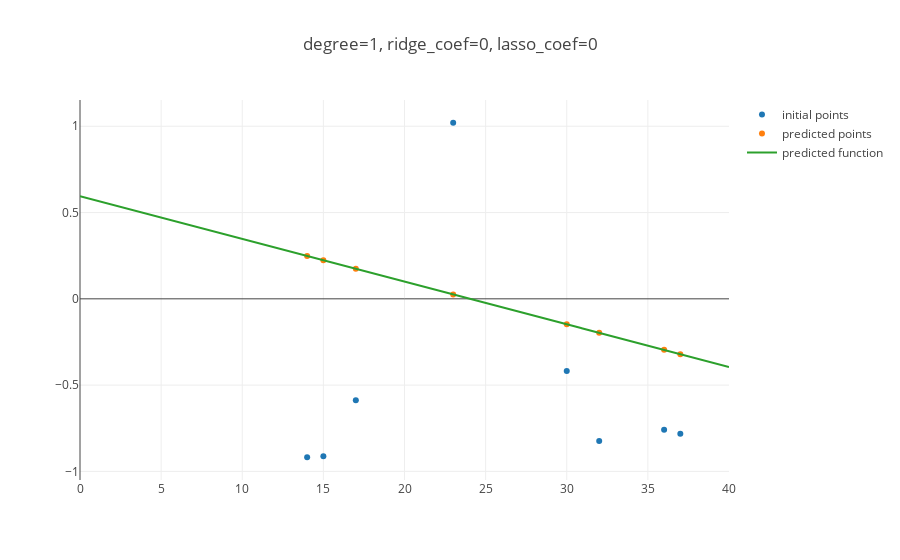
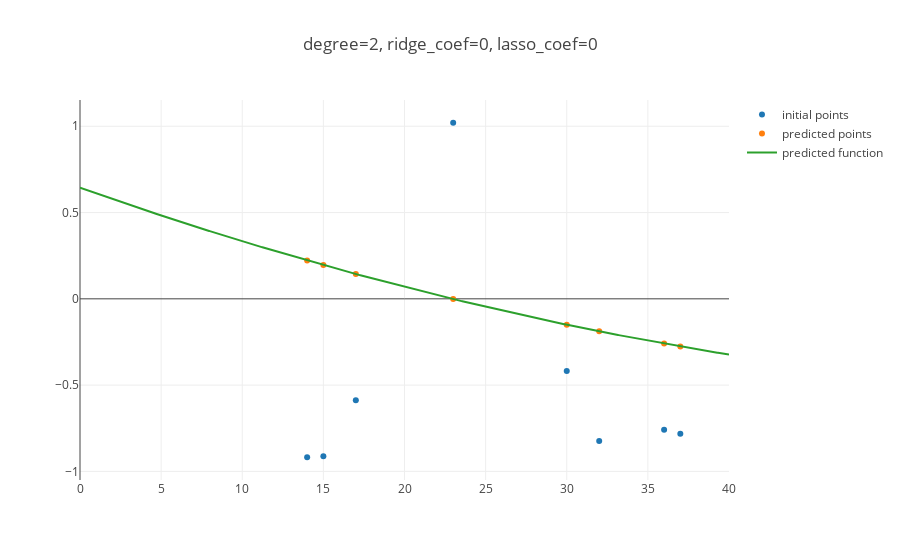
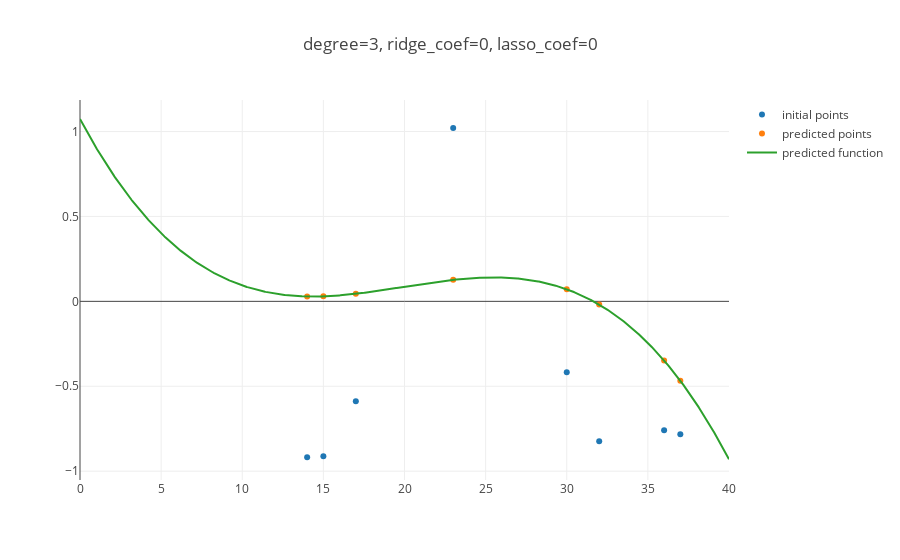
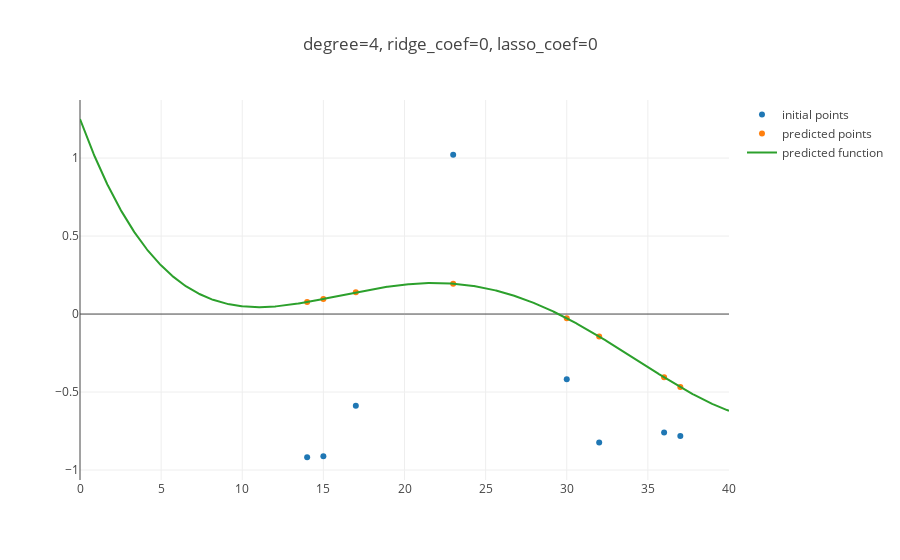

Write notebook code for charts like these, in order.
### Markdown cell above
### Linear Regression

### Code cell
for deg in range(1, 9):
    X, y = load_noisysine_dataset()
    score, _ = get_regression_r2score(X, y, deg, plot=True)
    print(f'dataset: noisysine, deg: {deg}, r2_score: {score}, ridge: False, Lasso: False')

### Figure 1 — Plotly figure (JSON) as saved in the notebook; plotly's stock layout.template omitted (floating-point values rounded to 4 significant figures; data arrays with more than 128 entries replaced by an {"elided": "..."} marker saying what was removed)
{"data": [{"mode": "markers", "name": "initial points", "type": "scatter", "uid": "f90715b6-836f-11e9-b9ae-8c85907622bd", "x": [30, 17, 23, 32, 15, 37, 36, 14], "y": [-0.4182, -0.5881, 1.02, -0.8239, -0.9121, -0.782, -0.7593, -0.918]}, {"mode": "markers", "name": "predicted points", "type": "scatter", "uid": "f90717dc-836f-11e9-b9ae-8c85907622bd", "x": [30, 17, 23, 32, 15, 37, 36, 14], "y": [-0.1473, 0.1742, 0.02583, -0.1968, 0.2237, -0.3205, -0.2957, 0.2484]}, {"mode": "lines", "name": "predicted function", "type": "scatter", "uid": "f9071890-836f-11e9-b9ae-8c85907622bd", "x": {"elided": "1001 float values"}, "y": {"elided": "1001 float values"}}], "layout": {"title": "degree=1, ridge_coef=0, lasso_coef=0"}}

### Figure 2 — Plotly figure (JSON) as saved in the notebook; plotly's stock layout.template omitted (floating-point values rounded to 4 significant figures; data arrays with more than 128 entries replaced by an {"elided": "..."} marker saying what was removed)
{"data": [{"mode": "markers", "name": "initial points", "type": "scatter", "uid": "f91001d0-836f-11e9-b9ae-8c85907622bd", "x": [30, 17, 23, 32, 15, 37, 36, 14], "y": [-0.4182, -0.5881, 1.02, -0.8239, -0.9121, -0.782, -0.7593, -0.918]}, {"mode": "markers", "name": "predicted points", "type": "scatter", "uid": "f9100324-836f-11e9-b9ae-8c85907622bd", "x": [30, 17, 23, 32, 15, 37, 36, 14], "y": [-0.1498, 0.1437, -0.001381, -0.1881, 0.1958, -0.2758, -0.2592, 0.2225]}, {"mode": "lines", "name": "predicted function", "type": "scatter", "uid": "f91003c4-836f-11e9-b9ae-8c85907622bd", "x": {"elided": "1001 float values"}, "y": {"elided": "1001 float values"}}], "layout": {"title": "degree=2, ridge_coef=0, lasso_coef=0"}}

### Figure 3 — Plotly figure (JSON) as saved in the notebook; plotly's stock layout.template omitted (floating-point values rounded to 4 significant figures; data arrays with more than 128 entries replaced by an {"elided": "..."} marker saying what was removed)
{"data": [{"mode": "markers", "name": "initial points", "type": "scatter", "uid": "f92217c6-836f-11e9-b9ae-8c85907622bd", "x": [30, 17, 23, 32, 15, 37, 36, 14], "y": [-0.4182, -0.5881, 1.02, -0.8239, -0.9121, -0.782, -0.7593, -0.918]}, {"mode": "markers", "name": "predicted points", "type": "scatter", "uid": "f922191a-836f-11e9-b9ae-8c85907622bd", "x": [30, 17, 23, 32, 15, 37, 36, 14], "y": [0.07089, 0.04442, 0.1266, -0.0191, 0.0295, -0.468, -0.3487, 0.02879]}, {"mode": "lines", "name": "predicted function", "type": "scatter", "uid": "f92219ce-836f-11e9-b9ae-8c85907622bd", "x": {"elided": "1001 float values"}, "y": {"elided": "1001 float values"}}], "layout": {"title": "degree=3, ridge_coef=0, lasso_coef=0"}}

### Figure 4 — Plotly figure (JSON) as saved in the notebook; plotly's stock layout.template omitted (floating-point values rounded to 4 significant figures; data arrays with more than 128 entries replaced by an {"elided": "..."} marker saying what was removed)
{"data": [{"mode": "markers", "name": "initial points", "type": "scatter", "uid": "f92de31c-836f-11e9-b9ae-8c85907622bd", "x": [30, 17, 23, 32, 15, 37, 36, 14], "y": [-0.4182, -0.5881, 1.02, -0.8239, -0.9121, -0.782, -0.7593, -0.918]}, {"mode": "markers", "name": "predicted points", "type": "scatter", "uid": "f92de466-836f-11e9-b9ae-8c85907622bd", "x": [30, 17, 23, 32, 15, 37, 36, 14], "y": [-0.02682, 0.1395, 0.1947, -0.1439, 0.09678, -0.4682, -0.4055, 0.07681]}, {"mode": "lines", "name": "predicted function", "type": "scatter", "uid": "f92de510-836f-11e9-b9ae-8c85907622bd", "x": {"elided": "1001 float values"}, "y": {"elided": "1001 float values"}}], "layout": {"title": "degree=4, ridge_coef=0, lasso_coef=0"}}
